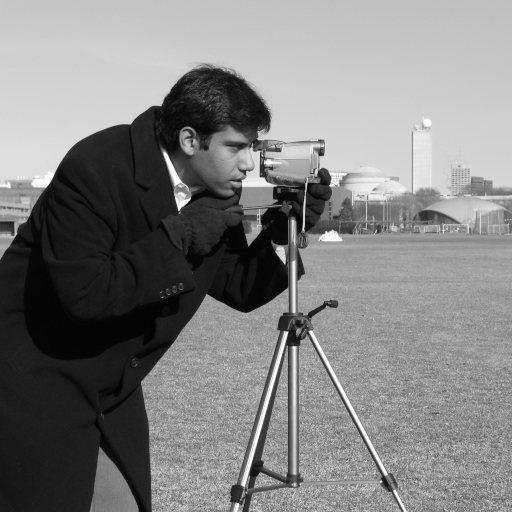
#> input picture skimage.data.camera(), 512 x 512 px
$ python filtering.py
#> lines starting #> are read from the running program, lines starting #| are printed output that depends on the picture
### utils.py
# Nama: Kayla Namira Mariadi
# NIM: 13522050
# Deskripsi: Modul helper untuk memuat gambar, menyimpan output, dan plotting

import matplotlib.pyplot as plt
import numpy as np
import pandas as pd
from pathlib import Path
from skimage import data, img_as_float, io
from skimage.color import gray2rgb, rgb2gray
from skimage.util import img_as_ubyte
import io as skio

def to_gray(img):
    """Konversi gambar ke grayscale jika berwarna."""
    if img.ndim == 3:
        return rgb2gray(img)
    return img

def load_images():
    """
    Memuat dan memproses semua gambar standar dan tambahan.
    Mengembalikan dictionary berisi gambar-gambar.
    """
    print("Memuat gambar...")

    personal_image_path = "personal.jpeg"
    personal_image_key = "personal"
    imgs = {
        "cameraman": to_gray(data.camera()),
        "coins": to_gray(data.coins()),
        "checkerboard": to_gray(data.checkerboard()),
        "astronaut": img_as_float(data.astronaut()),
        "chelsea": img_as_float(data.chelsea())
    }
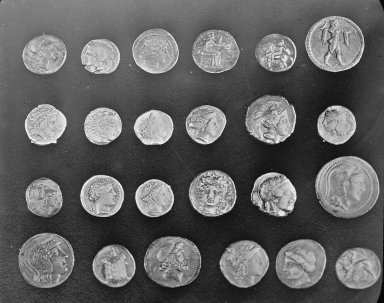
#> input picture skimage.data.coins(), 384 x 303 px
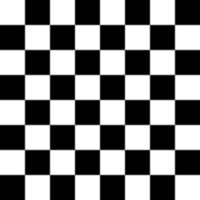
#> input picture skimage.data.checkerboard(), 200 x 200 px
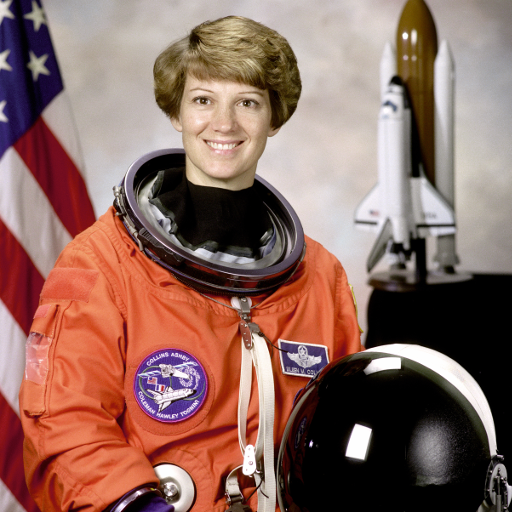
#> input picture skimage.data.astronaut(), 512 x 512 px
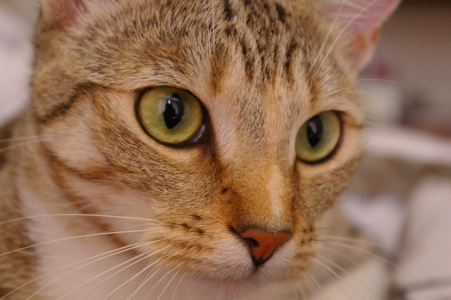
#> input picture skimage.data.chelsea(), 451 x 300 px
    try:
        try:
            root_dir = Path(__file__).resolve().parent
            personal_image_path = root_dir / personal_image_path
        except NameError:
            personal_image_path = Path(personal_image_path)

        img_pribadi = io.imread(str(personal_image_path))
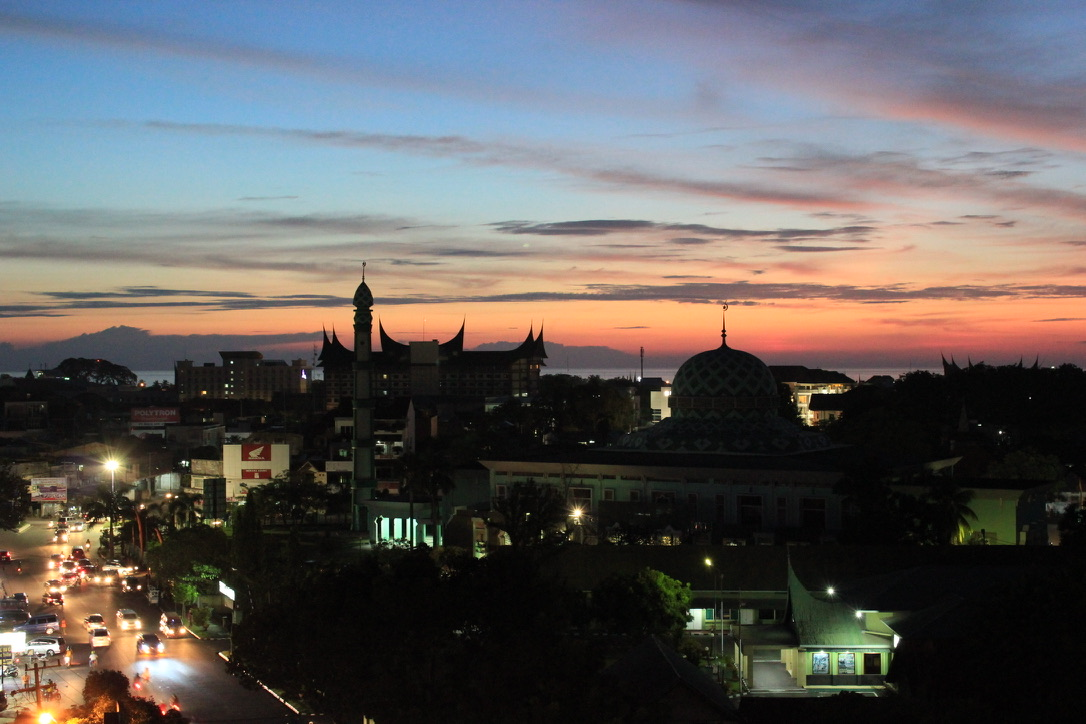
#> input picture personal.jpeg, 1086 x 724 px
#> img_pribadi is the input picture: shape (724, 1086, 3); mean R, G, B 95.9, 92.9, 92
        img_pribadi_float = img_as_float(img_pribadi)
        imgs[personal_image_key] = img_pribadi_float

    except FileNotFoundError:
        print(f"Gambar pribadi '{personal_image_path}' tidak ditemukan.")
    except Exception as e:
        print(f"ERROR saat memuat gambar pribadi: {e}")

    print("Selesai memuat gambar.")
    return imgs

def save_img(filepath, img):
    """
    Menyimpan gambar ke file, membuat direktori jika perlu.
    Menangani konversi tipe data (float -> ubyte) dan grayscale -> RGB.
    """
    filepath = Path(filepath)
    filepath.parent.mkdir(parents=True, exist_ok=True)

    if img.dtype in (np.float32, np.float64):
        img = img_as_ubyte(img)

    # Konversi grayscale ke RGB untuk konsistensi (opsional, tapi aman)
    if img.ndim == 2:
        img = gray2rgb(img)

    io.imsave(str(filepath), img)

def save_params_to_csv(filepath, params_list):
    """
    Menyimpan daftar dictionary parameter ke file CSV.
    """
    filepath = Path(filepath)
    df = pd.DataFrame(params_list)
    df.to_csv(filepath, index=False)
    print(f"\nParameter disimpan di: {filepath.name}")

def plot_comparison(images_dict, title, filepath):
    """
    Membuat plot perbandingan hasil image dalam 2 BARIS dan menyimpannya ke file.
    """
    n = len(images_dict)

    n_rows = 2
    n_cols = (n + 1) // 2

    fig, axes = plt.subplots(n_rows, n_cols, figsize=(n_cols * 4, n_rows * 4), layout='tight')

    axes_flat = axes.ravel()

    for (ax, (label, img)) in zip(axes_flat, images_dict.items()):
        ax.imshow(img, cmap='gray')
        ax.set_title(label)
        ax.axis('off')

    n_total_plots = n_rows * n_cols
    for i in range(n, n_total_plots):
        axes_flat[i].axis('off')

    fig.suptitle(title, fontsize=16)

    filepath = Path(filepath)
    filepath.parent.mkdir(parents=True, exist_ok=True)
    plt.savefig(filepath)
    print(f"Comparison plot disimpan di: {filepath.name}")
    plt.close()

# [37 lines left out: function create_marked_image, not called in this run]

### 01_filtering/filtering.py
# Nama: Kayla Namira Mariadi
# NIM: 13522050
# Deskripsi: Runner untuk modul image filtering.

from pathlib import Path
from skimage import filters
from skimage.morphology import disk
import utils

FILTER_CONFIG = [
    {
        "name": "gaussian_sigma1",
        "function": filters.gaussian,
        "base_params": {"sigma": 1.0},
        "requires_gray": False,
        "color_params": {"channel_axis": -1},
        "notes": "Standard smoothing"
    },
    {
        "name": "gaussian_sigma3",
        "function": filters.gaussian,
        "base_params": {"sigma": 3.0},
        "requires_gray": False,
        "color_params": {"channel_axis": -1},
        "notes": "Strong smoothing"
    },
    {
        "name": "median_disk3",
        "function": filters.median,
        "base_params": {"footprint": disk(3)},
        "requires_gray": True,
        "color_params": {},
        "notes": "Salt-pepper removal, k=3"
    },
    {
        "name": "median_disk5",
        "function": filters.median,
        "base_params": {"footprint": disk(5)},
        "requires_gray": True,
        "color_params": {},
        "notes": "Strong Salt-pepper removal, k=5"
    },
    {
        "name": "sobel",
        "function": filters.sobel,
        "base_params": {},
        "requires_gray": True,
        "color_params": {},
        "notes": "Gradient magnitude (edge)"
    }
]

def process_one_image(img_name, img, base_output_dir):
    """
    Memproses satu gambar dengan semua filter di config.
    """
    print(f"\nMemproses image: {img_name}")

    img_output_dir = base_output_dir / img_name
    is_color = img.ndim == 3

    comparison_plots = {"Original": utils.to_gray(img)}

    # 1. Simpan gambar original
    utils.save_img(img_output_dir / f"{img_name}_original.png", img)

    image_params_log = []

    # 2. Loop melalui semua konfigurasi filter
    for config in FILTER_CONFIG:
        filter_func = config["function"]
        # Ambil parameter dasar
        params = config["base_params"].copy()
        img_to_filter = img

        if is_color:
            if config["requires_gray"]:
                img_to_filter = utils.to_gray(img)
            else:
                # Jika tidak butuh gray, tambahkan params khusus warna
                params.update(config["color_params"])

        # Terapkan filter
        filtered_img = filter_func(img_to_filter, **params)

        # 3. Simpan hasil filter individual
        output_filename = img_output_dir / f"{img_name}_{config['name']}.png"
        utils.save_img(output_filename, filtered_img)

        # 4. Tambahkan ke dict plot perbandingan
        comparison_plots[config['name']] = utils.to_gray(filtered_img)

        # 5. Parameter untuk CSV
        log_entry = {"image": img_name, "filter_name": config['name'], "notes": config['notes']}
        log_entry.update(config["base_params"])
        image_params_log.append(log_entry)

    # 6. Simpan plot perbandingan untuk gambar ini
    plot_filepath = base_output_dir / f"comparison_{img_name}.png"
    utils.plot_comparison(comparison_plots, f"Filter Comparison for {img_name}", plot_filepath)

    return image_params_log


def run_all_filters(base_output_dir):
    """
    Fungsi untuk memproses tiap gambar.
    """
    print("--- 1. Menjalankan Modul Filtering---")
    imgs = utils.load_images()
#> imgs = 6 items
    all_params_log = [] # List untuk menyimpan semua parameter di csv

    for img_name, img in imgs.items():
        logs_from_image = process_one_image(img_name, img, base_output_dir)
        all_params_log.extend(logs_from_image)
#> this loop made 6 passes
#> (img_name, is_color in process_one_image) on passes 1 to 6: ('cameraman', False), ('coins', False), ('checkerboard', False), ('astronaut', True), ('chelsea', True), ('personal', True)
#| Memproses image: cameraman
#| Comparison plot disimpan di: comparison_cameraman.png
#| Memproses image: coins
#| Comparison plot disimpan di: comparison_coins.png
#| Memproses image: checkerboard
#| Comparison plot disimpan di: comparison_checkerboard.png
#| Memproses image: astronaut
#| Comparison plot disimpan di: comparison_astronaut.png
#| Memproses image: chelsea
#| Comparison plot disimpan di: comparison_chelsea.png
#> (further printed lines are left out)
#> pass 1, in plot_comparison, `plt.close()`:
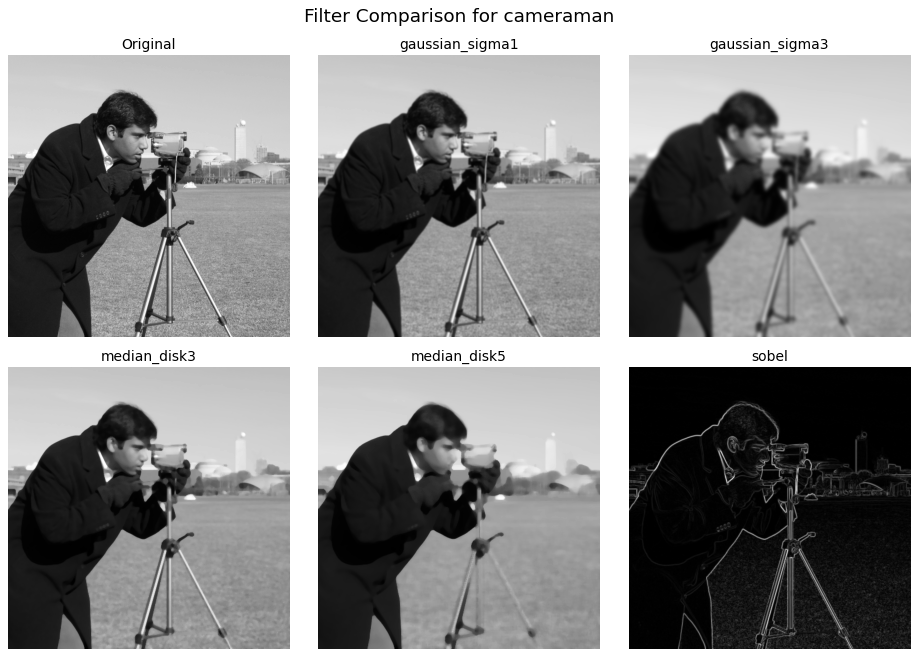
#> figure drawn by matplotlib, 6 panels
#> pass 2, in plot_comparison (call 2), `plt.close()`:
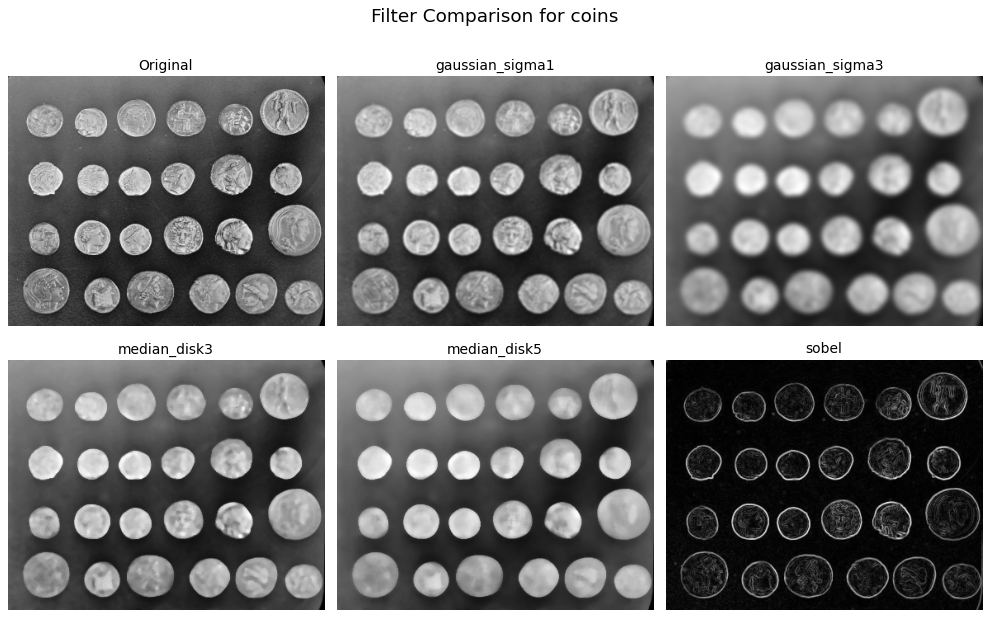
#> figure drawn by matplotlib, 6 panels
#> after the loop, all_params_log = 30 items

    csv_path = base_output_dir / "filter_parameters.csv"
    utils.save_params_to_csv(csv_path, all_params_log)
#> in save_params_to_csv, `df = pd.DataFrame(params_list)`: df = table of 30 rows and 5 columns

    print("\n--- Modul Filtering Selesai ---")


def main():
    output_dir = Path(__file__).resolve().parent
    run_all_filters(output_dir)

if __name__ == "__main__":
    main()
